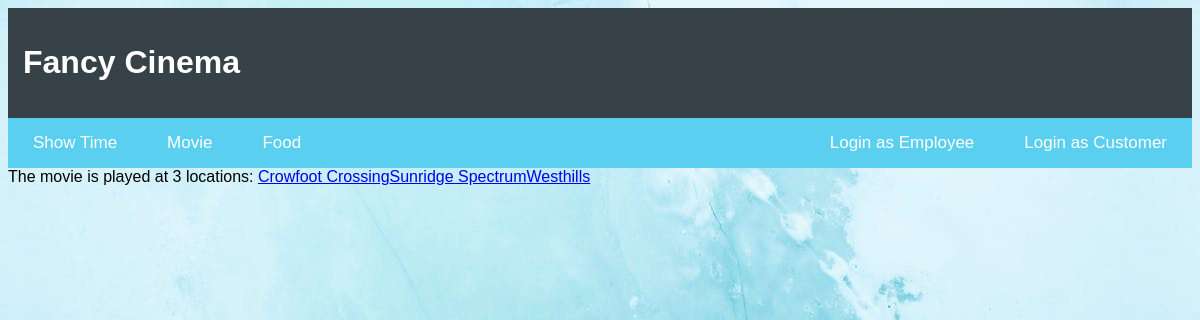
/searchByCinema.php?IMDB=123, run on the app's committed database.
### tables this page shows
CREATE TABLE `cinema` (
  `address` varchar(255) NOT NULL,
  `name` varchar(255) DEFAULT NULL,
  `phoneNumber` varchar(10) NOT NULL,
  `policy` varchar(255) DEFAULT NULL
);

### searchByCinema.php (the view, shortened to what this page needs)
<?php
include("indexBase.php");
?>
<!DOCTYPE html>
<html>
<body>
<?php
if($_SERVER["REQUEST_METHOD"] == "GET"){
  $con=mysqli_connect("localhost","root","","cinemaDB");
  if(isset($_GET['IMDB'])){
    $prep = mysqli_prepare($con,"SELECT address FROM Cinema AS C WHERE EXISTS(SELECT * FROM PlayIn as P WHERE P.cinemaAddr=C.address AND P.movieIMDB = ?)");
    mysqli_stmt_bind_param($prep, "s", $_GET['IMDB']);
    mysqli_stmt_execute($prep);
    $result = mysqli_stmt_get_result($prep);
    $count = mysqli_num_rows($result);
    echo "<a>"."The movie is played at ". $count." locations: "."</a>";
    while($row = mysqli_fetch_array($result,MYSQLI_ASSOC)){
      echo "<a href='searchByMovieName.php?Addr=".$row["address"]."'>".$row["address"]."</a>";
    }
  }
}
?>
</body>
</html>

### indexBase.php (style rules this page uses)
body { background-image: url("image/images.jpg"); background-repeat:repeat; background-attachment:fixed; overflow:scroll; font-family:Arial }

### data on the page
cinema: address "Crowfoot Crossing"
cinema: address "Sunridge Spectrum"
cinema: address "Westhills"

### other printed values
$count "3"
